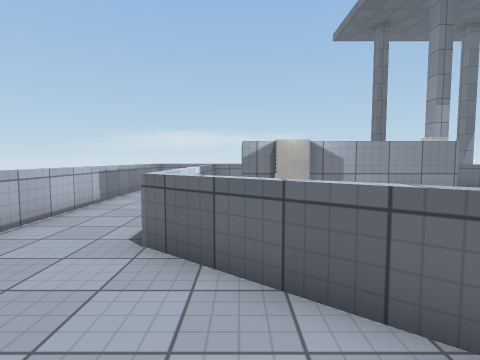
view 1 (above)

17 first-person views from a walk through a scene from a Unity 3-D project. The camera is 1.4 m above the floor, tilts 4° down and sees 80° across. The floor is counted in squares, 1 m on a side. Each view is taken from the middle of a square. On the plan, view 1 faces up. The plan holds only what a view shows up to about 14 squares ahead; the rest is blank. The place goes on beyond the plan. The player character is not drawn. Door leaves are left out, so doorways stand open. Surface patterns are stand-ins for the level's own textures.

view 2
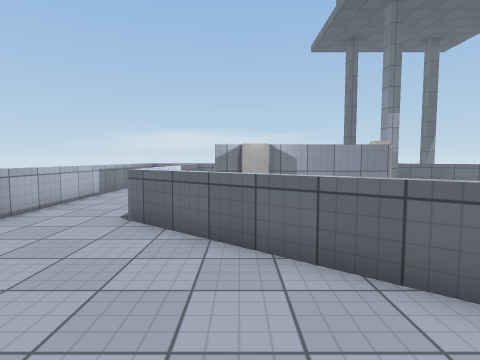

view 3
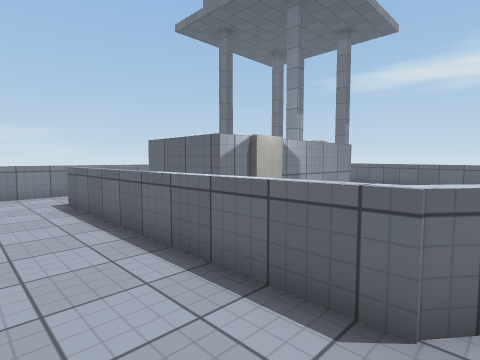

view 4
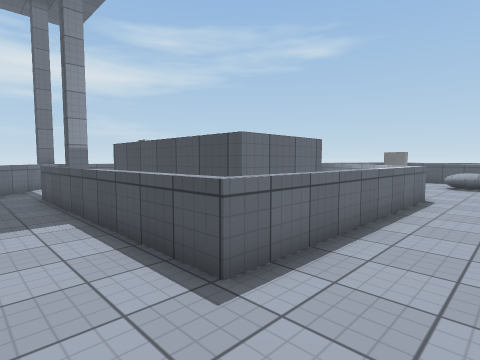

view 5
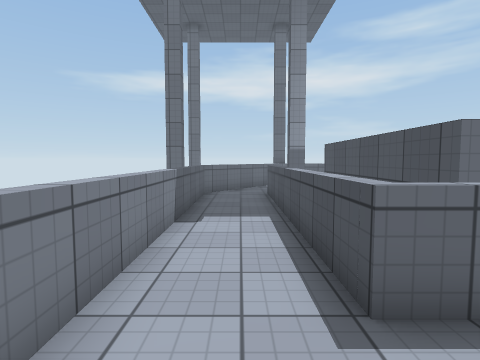

view 6
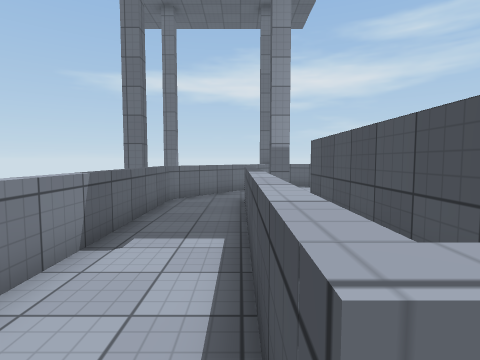

view 7
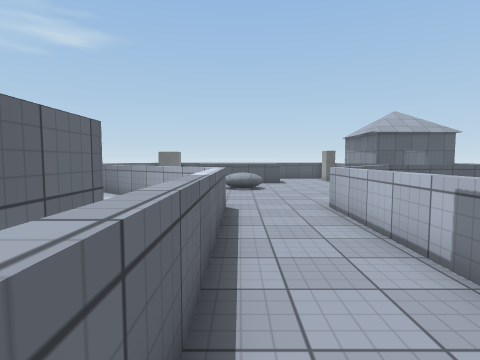

view 8
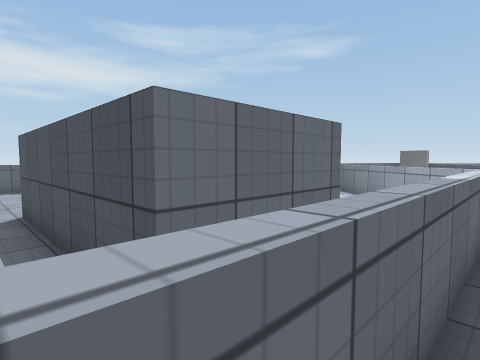

view 9
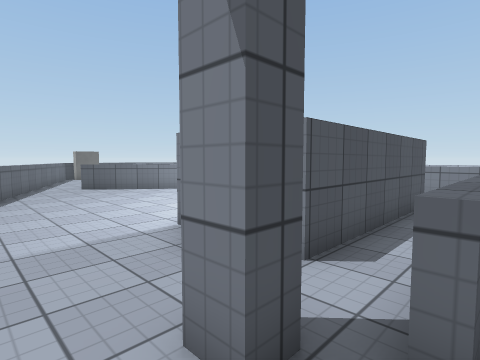

view 10
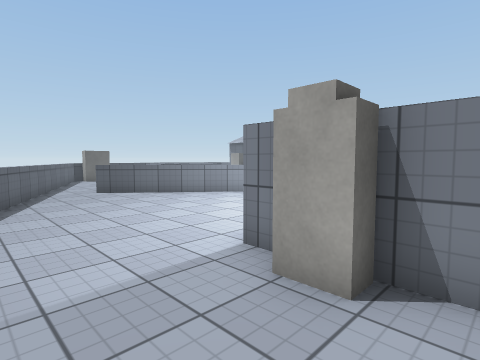

view 11
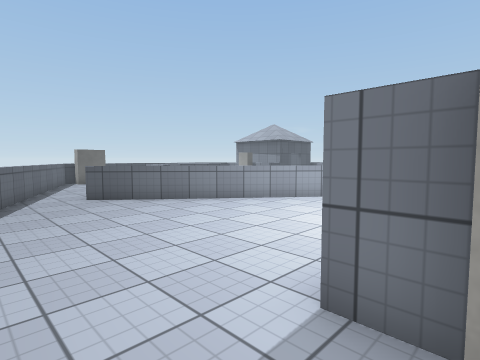

view 12
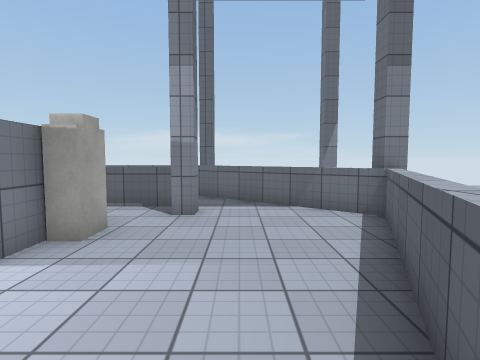

view 13
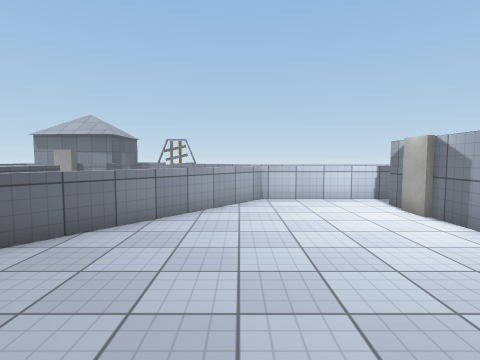

view 14
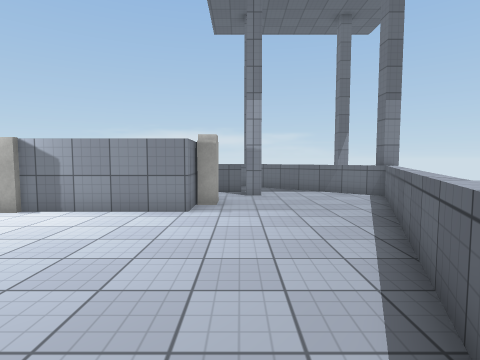

view 15
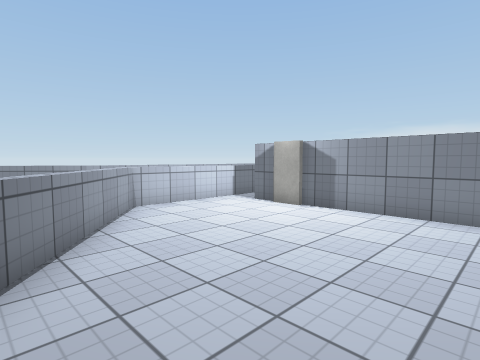

view 16
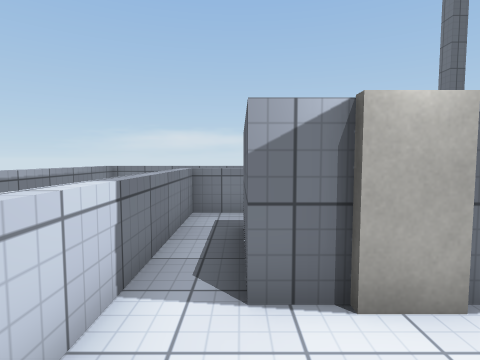

view 17
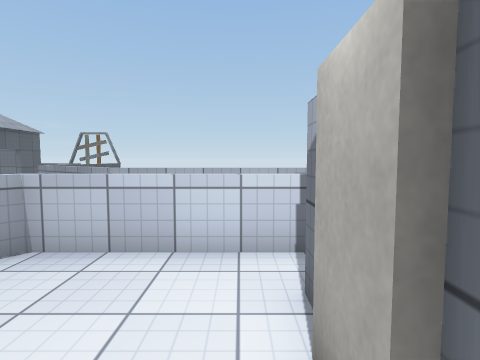

### Floor plan
Key: @ floor where view 1 was taken; # wall or solid block; . floor; D open door; = window, fence, low wall or low ledge; ^ raised ledge; O other object.
Columns run from 13 left of view 1 to 14 right of it. Each row starts with its distance up from view 1.
 18                      ##
 17         ^^^^^^^^^^^^^^#
 16         =.............=#
 15         =..............=#
 14         =...=========#..=#
 13         =...=.  .....##..#=#
 12         =...=#######.......#
 11         =...=#     ##.....=#
 10         =...=#     #O.....=
  9         =...=#######.....=#
  8         =...=............=
  7         =...=...........##
  6         =...=...........=
  5         =DDD=...........=
  4        #=...==.........=#
  3        =.....#==.......=
  2       =........=#.....=#
  1      = .........=#....=
  0 =====# ......@...==..=#
 -1        ...==.     #DD=
 -2            =  .    DD=
 -3                   ..=#
 -4                   ..=
 -5          ^^^^^    .=#
 -6          ^         =

Where each view was taken, in squares from view 1:
view 1: 0 up, 0 right, facing up
view 2: 2 down, 1 right, facing up
view 3: 4 up, 4 left, facing up-right
view 4: 16 up, 4 left, facing down-right
view 5: 15 up, 4 left, facing right
view 6: 14 up, 2 left, facing right
view 7: 13 up, 2 left, facing down
view 8: 13 up, 2 left, facing down-right
view 9: 14 up, 10 right, facing down-left
view 10: 12 up, 10 right, facing down-left
view 11: 10 up, 9 right, facing down-left
view 12: 5 up, 10 right, facing up
view 13: 4 up, 9 right, facing left
view 14: 1 up, 8 right, facing up
view 15: 1 up, 7 right, facing up-left
view 16: 6 up, 0 right, facing up
view 17: 8 up, 3 right, facing left
